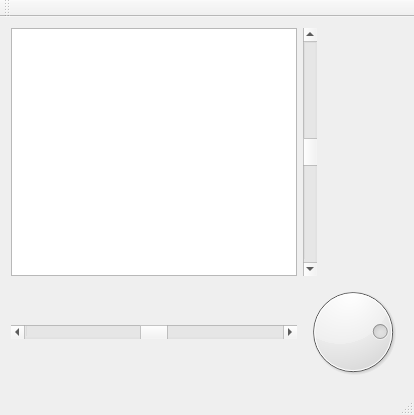
<?xml version="1.0" encoding="UTF-8"?>
<ui version="4.0">
 <class>MainWindow</class>
 <widget class="QMainWindow" name="MainWindow">
  <property name="geometry">
   <rect>
    <x>0</x>
    <y>0</y>
    <width>414</width>
    <height>415</height>
   </rect>
  </property>
  <property name="windowTitle">
   <string>MainWindow</string>
  </property>
  <widget class="QWidget" name="centralWidget">
   <layout class="QGridLayout" name="gridLayout">
    <item row="0" column="0">
     <widget class="QGraphicsView" name="graphicsView"/>
    </item>
    <item row="0" column="1">
     <widget class="QScrollBar" name="verticalScrollBar">
      <property name="minimum">
       <number>-100</number>
      </property>
      <property name="maximum">
       <number>100</number>
      </property>
      <property name="pageStep">
       <number>10</number>
      </property>
      <property name="value">
       <number>0</number>
      </property>
      <property name="orientation">
       <enum>Qt::Vertical</enum>
      </property>
     </widget>
    </item>
    <item row="1" column="0">
     <widget class="QScrollBar" name="horizontalScrollBar">
      <property name="minimum">
       <number>-100</number>
      </property>
      <property name="maximum">
       <number>100</number>
      </property>
      <property name="value">
       <number>0</number>
      </property>
      <property name="orientation">
       <enum>Qt::Horizontal</enum>
      </property>
     </widget>
    </item>
    <item row="1" column="1">
     <widget class="QDial" name="dial">
      <property name="minimum">
       <number>0</number>
      </property>
      <property name="maximum">
       <number>356</number>
      </property>
      <property name="pageStep">
       <number>0</number>
      </property>
      <property name="value">
       <number>90</number>
      </property>
      <property name="sliderPosition">
       <number>90</number>
      </property>
      <property name="tracking">
       <bool>true</bool>
      </property>
      <property name="orientation">
       <enum>Qt::Horizontal</enum>
      </property>
      <property name="invertedAppearance">
       <bool>true</bool>
      </property>
      <property name="invertedControls">
       <bool>true</bool>
      </property>
      <property name="wrapping">
       <bool>true</bool>
      </property>
      <property name="notchTarget">
       <double>0.000000000000000</double>
      </property>
     </widget>
    </item>
   </layout>
  </widget>
  <widget class="QMenuBar" name="menuBar">
   <property name="geometry">
    <rect>
     <x>0</x>
     <y>0</y>
     <width>414</width>
     <height>21</height>
    </rect>
   </property>
  </widget>
  <widget class="QToolBar" name="mainToolBar">
   <attribute name="toolBarArea">
    <enum>TopToolBarArea</enum>
   </attribute>
   <attribute name="toolBarBreak">
    <bool>false</bool>
   </attribute>
  </widget>
  <widget class="QStatusBar" name="statusBar"/>
 </widget>
 <layoutdefault spacing="6" margin="11"/>
 <resources/>
 <connections/>
</ui>
